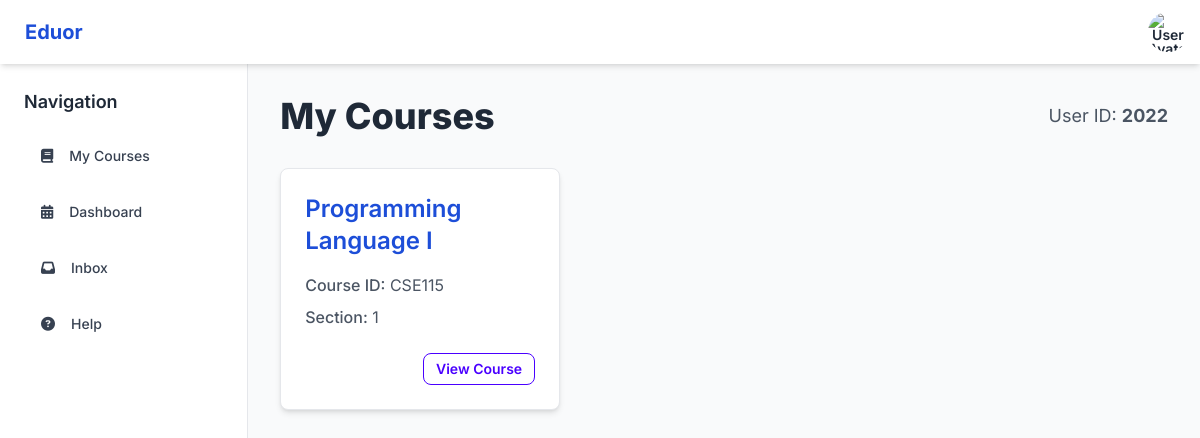
Page /Faculty/viewcourse.php (signed in) on the committed database.
### tables this page shows
CREATE TABLE `enrolled` (
  `CourseID` varchar(12) NOT NULL,
  `UserID` varchar(12) NOT NULL,
  `Role` varchar(20) NOT NULL,
  `Section` int(2) DEFAULT NULL
);

CREATE TABLE `courses` (
  `CourseID` varchar(12) NOT NULL,
  `CourseName` varchar(50) DEFAULT NULL,
  `Description` varchar(100) DEFAULT NULL,
  `credits` int(3) DEFAULT NULL
);

### Faculty/viewcourse.php (the view, shortened to what this page needs)
<?php
$userID = $_SESSION['UserID'];
$db = new Database();
$conn = $db->getConnection();
$enrolledCourses = [];
try {
    $sql = "SELECT e.CourseID, e.Section, c.CourseName
            FROM enrolled e
            JOIN courses c ON e.CourseID = c.CourseID
            WHERE e.UserID = ? AND e.Role = 'Faculty'
            ORDER BY c.CourseName, e.Section";
    $stmt = $conn->prepare($sql);
    $stmt->bind_param("i", $userID);
    $stmt->execute();
    $result = $stmt->get_result();
    while ($row = $result->fetch_assoc()) {
        $enrolledCourses[] = $row;
    }
} catch (Exception $e) {
    error_log("Error fetching enrolled courses: " . $e->getMessage());
    $error = "Could not retrieve your courses. Please try again later.";
}
?>
<!DOCTYPE html>
<html lang="en" data-theme="light">
<head>
    <link href="https://cdn.jsdelivr.net/npm/daisyui@4.12.14/dist/full.min.css" rel="stylesheet" />
    <script src="https://cdn.tailwindcss.com"></script>
    <link href="https://cdnjs.cloudflare.com/ajax/libs/font-awesome/6.5.0/css/all.min.css" rel="stylesheet" />
</head>
<body class="bg-gray-100">
    <div class="navbar bg-base-100 shadow-md z-10">
        <div class="flex-1">
            <a class="btn btn-ghost text-xl font-bold text-blue-700" href="course_selection.php">Eduor</a>
        </div>
        <div class="flex-none gap-2">
            <div class="dropdown dropdown-end">
                <div tabindex="0" role="button" class="btn btn-ghost btn-circle avatar">
                    <div class="w-10 rounded-full">
                        <img alt="User Avatar" src="https://daisyui.com/images/stock/photo-1534528741775-53994a69daeb.jpg" />
                    </div>
                </div>
            </div>
        </div>
    </div>
    <div class="main-container">
        <div class="sidebar">
            <div class="space-y-4">
                <h2 class="text-lg font-semibold text-gray-800">Navigation</h2>
                <ul class="menu p-0 space-y-2">
                    <li><a href="viewcourse.php" class="btn btn-ghost w-full justify-start text-gray-700 font-medium hover:bg-gray-200">
                        <i class="fa fa-book mr-2"></i> My Courses
                    </a></li>
                    <li><a href="dashboard.php" class="btn btn-ghost w-full justify-start text-gray-700 font-medium hover:bg-gray-200">
                        <i class="fa fa-calendar-alt mr-2"></i> Dashboard
                    </a></li>
                    <li><a href="#" class="btn btn-ghost w-full justify-start text-gray-700 font-medium hover:bg-gray-200">
                        <i class="fa fa-inbox mr-2"></i> Inbox
                    </a></li>
                    <li><a href="#" class="btn btn-ghost w-full justify-start text-gray-700 font-medium hover:bg-gray-200">
                        <i class="fa fa-question-circle mr-2"></i> Help
                    </a></li>
                </ul>
            </div>
        </div>
        <div class="content-area">
            <div class="max-w-4xl mx-auto">
                <div class="flex justify-between items-center mb-8">
                    <h1 class="text-4xl font-extrabold text-gray-800">My Courses</h1>
                    <span class="text-lg text-gray-600">User ID: <span class="font-bold"><?php echo htmlspecialchars($userID); ?></span></span>
                </div>
                <?php if (isset($error)): ?>
                    <div class="alert alert-error mb-6">
                        <svg xmlns="http://www.w3.org/2000/svg" class="stroke-current shrink-0 h-6 w-6" fill="none" viewBox="0 0 24 24"><path stroke-linecap="round" stroke-linejoin="round" stroke-width="2" d="M10 14l2-2m0 0l2-2m-2 2l-2-2m2 2l2 2m7-2a9 9 0 11-18 0 9 9 0 0118 0z" /></svg>
                        <span><?php echo htmlspecialchars($error); ?></span>
                    </div>
                <?php elseif (empty($enrolledCourses)): ?>
                    <div class="text-center text-gray-600 text-lg p-10 bg-gray-50 rounded-lg">
                        You are not enrolled in any courses as a student.
                    </div>
                <?php else: ?>
                    <div class="grid grid-cols-1 md:grid-cols-2 lg:grid-cols-3 gap-6">
                        <?php foreach ($enrolledCourses as $course): ?>
                            <a href="coursedetail.php?courseID=<?php echo urlencode($course['CourseID']); ?>&section=<?php echo urlencode($course['Section']); ?>"
                               class="card w-full bg-base-100 shadow-md hover:shadow-lg transition-shadow duration-300 rounded-lg overflow-hidden border border-gray-200">
                                <div class="card-body p-6">
                                    <h2 class="card-title text-2xl font-semibold text-blue-700 mb-2">
                                        <?php echo htmlspecialchars($course['CourseName']); ?>
                                    </h2>
                                    <p class="text-gray-600">
                                        <span class="font-medium">Course ID:</span> <?php echo htmlspecialchars($course['CourseID']); ?>
                                    </p>
                                    <p class="text-gray-600">
                                        <span class="font-medium">Section:</span> <?php echo htmlspecialchars($course['Section']); ?>
                                    </p>
                                    <div class="card-actions justify-end mt-4">
                                        <button class="btn btn-sm btn-primary btn-outline">View Course</button>
                                    </div>
                                </div>
                            </a>
                        <?php endforeach; ?>
                    </div>
                <?php endif; ?>
            </div>
        </div>
    </div>
</body>
</html>

### Faculty/viewcourse.php (style rules this page uses)
body { font-family: 'Inter', sans-serif; display: flex; flex-direction: column; min-height: 100vh; }
.main-container { display: flex; flex-grow: 1; }
.sidebar { width: 250px; background-color: #ffffff; border-right: 1px solid #e5e7eb; padding: 1.5rem; position: sticky; top: 0; height: 100vh; overflow-y: auto; display: flex; flex-direction: column; }
.content-area { flex-grow: 1; padding: 2rem; background-color: #f9fafb; }

### rows in the picture
enrolled: CourseID.CourseName "Programming Language I", CourseID "CSE115", Section "1"

### other values in the picture
$userID "2022"
